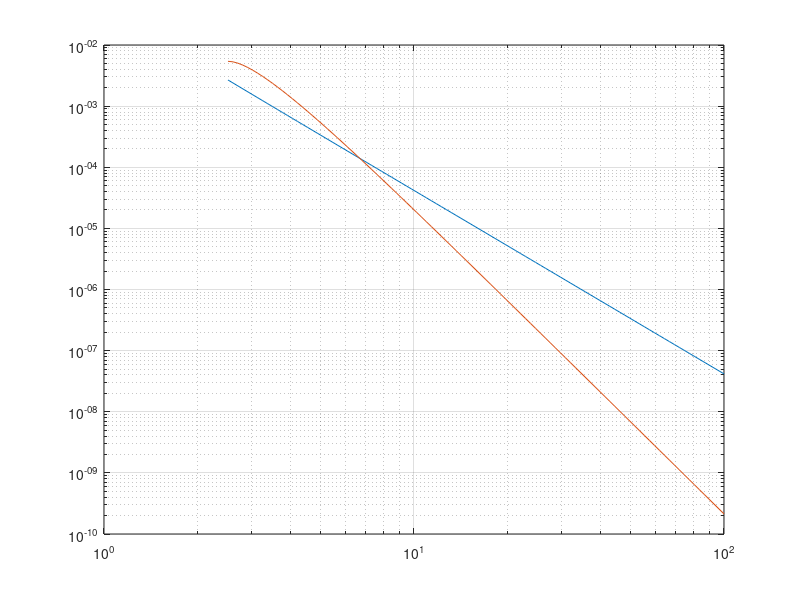

This figure's MATLAB source:
% Error_Plot
%
% The phase error for a fixed amount of work is plotted for both the
% split step method and the Runge-Kutta method, applied to the harmonic
% oscillator.

% The basic calculation assumes that since the operator count includes
% one function evaluation per step for the split step method, while it
% includes four function evaluations per step for the Runge-Kutta method,
% the step size for a given amount of work is four times as high for
% the latter method.  It is also inversely proportional to the step size,
% hence we set it equal to the inverse step size for the split step method
% and four times as high for the Runge-Kutta method.

% Input parameters
range = [.4 2];     % the logarithm base 10 of the range of Work
npoints = 101;     % the number of evaluation points

% Set up basic arrays
Inc = (range(2) - range(1))/(npoints - 1);  % increment of the array Work
Work = range(1):Inc:range(2);               % Set up Work array
Work = 10.^Work;
Delta2 = 1.0./Work;                         % Step sizes for split-step
Delta4 = 4.0*Delta2;                        % Step sizes for Runge-Kutta

% Calculate error arrays
err2 = atan(Delta2.*sqrt(1-Delta2.^2/4)./(1-Delta2.^2/2)) - Delta2;
err2 = abs(err2);                           % split step error
err4 = atan(Delta4.*(1-Delta4.^2/6)./(1-(Delta4.^2/2).*(1-Delta4.^2/12))) ...
    - Delta4;      err4 = 0.25*abs(err4);   % Runge-Kutta error
                                            
% Plot results on a log-log plot
loglog(Work,[err2;err4])
grid on